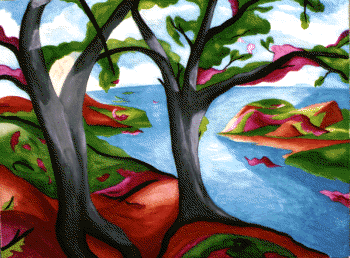
%> input picture codes/trees.tif, 350 x 258 px
$ octave image_huffman.m   (GNU Octave 9; MATLAB toolbox functions it lacks are replaced by stand-ins)
%> lines starting %> are read from the running program, lines starting %| are printed output that depends on the picture; long printed decimals are rounded
### codes/HuffmanCode.m
function code=HuffmanCode(X,P,bShow,bTree,VarianceType)
% code=HuffmanCode(X,P,bShow,bTree,VarianceType)
% Generate a Huffman code from a given random source (X,P).
% The output code is a cell array with the same structure as the
% huffmandict function.
% All symbols with zero probabilities will be removed from X, so they will
% not be stored in the output cell array at all.
% Different from the huffmandict function, P will be added to the output
% cell array as a third column since P may be used in future for some
% statistical purposes.

code=[];

if nargin<2
    disp('Two input arguments should be given as description of the random source to be coded!');
    return;
end
if nargin<5
    VarianceType='min'; % Minimizing variance.
    if nargin<3
        bShow=0;
    end
    if nargin<4
        bTree=bShow;
    end
end

n=numel(X);
P_n=numel(P);
if P_n>n
    disp('The probability distribution does not match the set of symbols!');
    return;
end
P=reshape(P,1,P_n);
if P_n<n
    disp('The number of probabilities is less than the number of symbols! Zero probabilities are appended!');
    P=[P zeros(1,n-P_n)];
end

index=find(P>0); % Find the non-zero probabilities.
X=X(index);
P=P(index); % Remove zero probabilities.

if sum(P)~=1
    P=P/sum(P); % Due to the quantization errors, most P will not satisfy the condition sum(P)==1.
end

n=numel(X);

if n==1
    if P==1
        disp('The given probability is an absolute event which does not need to be coded!');
        return;
    else
        disp('The given probability is not valid!');
        return;
    end
end

if ~iscell(X)
    X=num2cell(X); % Unify X as a cell array.
end

code=cell(n,3); % Initialize the output cell array.
code(:,1)=X; % Set the symbols.
code(:,3)=num2cell(reshape(P,n,1)); % Set the probabilities.

if n==2
    code{1,2}=logical(rand>0.5); % Randomly assign a bit to the first entry.
    code{2,2}=~code{1,2};
    if bShow
        EntropyCodeShow(code);
    end
    if bTree
        EntropyCodeTree(code,0,1);
    end
    return;
end

n2=n;

codewords=cell(1,n); % Initialize the Huffman table as an empty cell array.
tree=num2cell(1:n); % Initially, each element is a single node.

while 1 % Run until we have merge all nodes into a single tree.
    index=MinValues2(P,tree,VarianceType);
    bits(1)=(rand>0.5); bits(2)=1-bits(1); % Randomly assign 0/1 bits.
    for i=1:2
        t=tree{index(i)}; % Get the subtree.
        for j=1:numel(t)
            codewords{t(j)}=[bits(i) codewords{t(j)}]; % Insert the bit as a prefix.
        end
    end
    % Merge the two subtrees and the corresponding probabilities.
    tree{index(1)}=[tree{index(1)} tree{index(2)}];
    tree(index(2))=[]; % Remove the second subtree.
    P(index(1))=P(index(1))+P(index(2));
    P(index(2))=[]; % Remove the second probability.
    n2=n2-1;
    if n2<=1 % All nodes are merged in a single tree.
        break;
    end
end

code(:,2)=codewords;

if bShow
    EntropyCodeShow(code);
end
if bTree
    EntropyCodeTree(code,0,1);
end


function index=MinValues2(P,tree,VarianceType)
% Return the indices of two selected elements in P with the smallest
% value(s).
% VarianceType controls how the smallest elements are selected:
% 'min': minimize variance
% 'max': maximize variance
% 'rand': randomize variance (without considering variance at all)

if ismember(VarianceType,{'min','max'})
    n=numel(tree);
    tree_size=zeros(1,n);
    for i=1:n
        tree_size(i)=numel(tree{i});
    end
    % Create a new vector to store minimal values.
    P2=Inf(size(P));
    index=find(P==min(P));
    index_n=numel(index);
    if strcmpi(VarianceType,'min')
        P2(index)=ones(1,index_n)+tree_size(index);
    else % 'max'
        P2(index)=ones(1,index_n)-tree_size(index);
    end
    if index_n==1
        min1=P2(index);
        P(index)=Inf;
        index=find(P==min(P));
        if strcmpi(VarianceType,'min')
            P2(index)=min1+tree_size(index);
        else % 'max'
            P2(index)=min1+1+max(tree_size(index))-tree_size(index);
        end
    end
    P=P2; % Work on P2 instead of P.
end

i=find(P==min(P)); % Get the indices of all minimal values.
n=numel(i);

if n==2 % Only two elements are found.
    index=i;
    return;
end

if n>2
    n_p=randperm(n);
    index=i(n_p(1:2)); % Randomly choose two elements.
    return;
end

index(1)=i; % n==1
P(i)=Inf; % Exclude this value from the next search.
i=find(P==min(P));
n=numel(i);
if n==1 % Only one element is found.
    index(2)=i;
    return;
end
n_p=randperm(n);
index(2)=i(n_p(1)); % Randomly choose one element.

### codes/EntropyCodeShow.m
function EntropyCodeShow(code,P)
% EntropyCodeShow(code)
% Show an entropy code represented as a cell array, in which the first
% column stores the encoded symbols, the second one stores the
% corresponding codewords, and the third one stores the probabilities.
% When the third column does not exist (for example when code is the output
% of the huffmandict function), the second argument will be used instead.

if nargin<1
    disp('At least one argument is needed!');
    return;
end

if ~iscell(code)
    disp('The input code must be a cell array!');
    return;
end
code_size=size(code);
if code_size(2)==1
    disp('The input code must have at least two columns!');
    return;
end
if (code_size(2)==2 && nargin>=2)
    P=reshape(P,numel(P),1); % Ensure P is a column vector.
    P(P==0)=[]; % Remove zero probabilities.
    P_size=numel(P);
    if P_size>code_size(1)
        disp('The number of probabilities must not exceed the number of codewords!');
        return;
    end
    if P_size<code_size(1)
        P=[P;zeros(code_size(1)-P_size,1)]; % Pad zeros at the end of P.
    end
    % Transform P to a column cell vector and then append it to code as the
    % third column.
    code(:,3)=num2cell(P/sum(P));
    code_size(2)=3;
end

if ischar(code{1,1})
    symbol_type='%s';
elseif isinteger(code{1,1})
	symbol_type='%d';
elseif isfloat(code{1,1})
    symbol_type='%g';
else
    disp('Unknown symbol type!');
    return;
end

fprintf(sprintf('X={%s',symbol_type),code{1,1});
for i=2:code_size(1)
    fprintf(sprintf(' %s',symbol_type),code{i,1});
end
fprintf('}\n');
% Estimate the codeword length variance.
code_l=zeros(1,code_size(1));
for i=1:code_size(1)
    code_l(i)=numel(code{i,2});
end
if code_size(2)>=3 % Show the probabilities only when P is given.
    fprintf('P=[%g',code{1,3});
    fprintf(' %g', cell2mat(code(2:end,3)));
    fprintf(']\n');
end
fprintf('\nHuffman code f:X->Y={0,1} (%d entries):\n',code_size(1));
m=size(code,1);
for i=1:m
    fprintf(sprintf('f(x(%d)) = f(%s) =',i,symbol_type),code{i,1});
    fprintf(' %d',code{i,2});
    fprintf('\n');
end
fprintf('\nMinimal codeword length = %d, maximal codeword length = %d.\n',...
    min(code_l),max(code_l));
if code_size(2)>=3 % Show the probabilities only when P is given.
    ACwL=0;
    for i=1:code_size(1)
        ACwL=ACwL+code{i,3}*code_l(i);
    end
    entropy_P=entropyMRS([code{:,3}]);
    fprintf('Average codeword length = %g, H(X) = %g, redudancy = %g.\n',...
        ACwL,entropy_P,ACwL-entropy_P);
    log2m=ceil(log2(m));
    fprintf('Compression ratio w.r.t. naive binary coding = %d/%g = %g.\n',log2m,ACwL,log2m/ACwL);
end
fprintf('Codeword length variance = %g.\n',var(code_l));

### codes/EntropyCodeTree.m
function tree=EntropyCodeTree(code,bShow,bTree)
% tree=EntropyCodeTree(code,bShow,bTree)
% The output tree is represented as d+1 1-D cell arrays, each of which is an
% array of nodes at level i=0~d, where d is the depth of the tree,
% i.e., the maximal codeword length.

if nargin<1
    disp('A given code is needed!');
    return;
end

if ~iscell(code)
    disp('The given code must be represented as a cell array!');
    return;
end
code_size=size(code);
if code_size(2)==1
    disp('The given code must be a cell array with at least two columns!');
    return;
end

if nargin<2
    bShow=0;
end
if nargin<3
    bTree=bShow;
end

code_l=zeros(1,code_size(1));
for i=1:code_size(1)
    code_l(i)=numel(code{i,2});
end
d=max(code_l);

tree=cell(1,d+1); % The d+1 levels of the tree.
% The first level is the root node.
node=struct('indices',1:code_size(1),'children',[0 0],'node_number',1,'parent',0);
tree{1}=node;
node_number_total=1; % Total number of nodes.
for i=1:d % Level i => Level i+1
    level=i-1;
    i1=i+1;
    node_number=numel(tree{i}); % Number of nodes at Level i.
    node_number_i1=0; % Number of nodes at Level i+1
    for j=1:node_number
        indices=tree{i}(j).indices; % Indices stored in each node.
        n_j=numel(indices); % Number of symbols (indices) in each node.
        if (n_j==1 && code_l(indices(1))==level)
            continue; % This is a leaf node. No child nodes.
        end
        bits=zeros(1,n_j);
        for k=1:n_j
            % Note that code_l>i (i.e., >=ii) always holds, so we do not
            % need to verify this condition.
            bits(k)=code{indices(k),2}(i);
        end
        % Add new nodes.
        for k=0:1
            index=find(bits==k);
            if ~isempty(index)
                node_number_i1=node_number_i1+1;
                node_number_total=node_number_total+1;
                node=struct('indices',indices(index),'children',[0 0],...
                    'node_number',node_number_total,'parent',tree{i}(j).node_number);
                tree{i1}(node_number_i1)=node; % Add a new node into Level i+1.
                tree{i}(j).children(k+1)=node_number_i1; % Update the parent node.
            end
        end
    end
end

if (bShow || bTree)
    parents4plot=zeros(1,node_number_total);
    for i=1:d+1
        if bShow
            fprintf('Level %d: ', i-1);
        end
        node_number=numel(tree{i});
        for j=1:node_number
            node=tree{i}(j);
            parents4plot(node.node_number)=node.parent;
            if bShow
                fprintf('Node %d = {[%d',node.node_number,node.indices(1));
            end
            if (bShow && numel(node.indices)>1)
                fprintf(' %d',node.indices(2:end));
            end
            if bShow
                fprintf('];%d}',node.parent);
            end
            if (bShow && j<node_number)
                fprintf(', ');
            end
        end
        if bShow
            fprintf('\n');
        end
    end
    if bTree
        treeplot(parents4plot,'.','b-');
        title('Binary tree representation of entropy code');
    end
end

### codes/EntropyEncoder.m
function [y,ACwL]=EntropyEncoder(x,code,bShow)
% [y,ACwL]=EntropyEncoder(x,code,bShow)
% Given an entropy code, encode an input signal (can be of any dimension)
% into a cell array of the same dimension and of the same size.
% The input must be a normal array like a string or a numerical array.
% Each element in the first column of code must contain only ONE symbol.
% This means Tunstall coding is not supported.

y=[];
ACwL=0;

if nargin<2
    disp('Two input arguments should be given as input of the funciton!');
    return;
end

if ~iscell(code)
    disp('The second argument must be a cell array!');
    return;
end
code_size=size(code);
if code_size(2)==1
    disp('The second argument must be a cell array with at least two columns!');
    return;
end
code_symbols=cell2mat(code(:,1));

if nargin<3
    bShow=0; % Do not show the result by default, because there are too many.
end

n=numel(x);

% If only one element is to be encoded, we do not need to go through the
% whole process.
if n==1
    index=find(code_symbols==x);
    if isempty(index)
        disp('There is no such a symbol in the code!');
        return;
    end
    y{1}=code{index(1),2}; % y should always be a cell array.
    ACwL=numel(y{1});
    if bShow
        codeword_show(y{1},1);
    end
    return;
end

y=cell(size(x)); % Store the output as a cell array same as x.

X=unique(x(:)); % The set of all unique values in x.
X_n=numel(X);
X_index=zeros(1,X_n);
for i=1:X_n
    index=find(code_symbols==X(i));
    if isempty(index)
        X_index(i)=0; % This may happen when X is given as the third argument of the fuction.
    else
        X_index(i)=index(1); % Although index should of size 1, we do this to work with errorous code.
    end
end

% Transform x to be the index array to speed up the encoding process.
x_index=zeros(size(x));
for i=1:X_n
    x_index(x==X(i))=X_index(i);
end

for i=1:n
    index=x_index(i);
    if index==0
        fprintf('Invalid input symbol: x(%d)\n',i); % y{i}=[];
        continue;
    end
    y{i}=code{index,2};
    ACwL=ACwL+numel(y{i});
    if bShow
        codeword_show(y{i},i);
    end
end
ACwL=ACwL/n;

% [12 lines left out: function codeword_show, not called in this run]

### codes/EntropyDecoder_Cell.m
function x=EntropyDecoder_Cell(y,code,LUT_n)
% x=EntropyDecoder_Cell(y,code,LUT_n)
% Decode an encoded n-D cell matrix y to an n-D alphnumeric matrix x.
% y is the output of the function EntropyEncoder.
%
% LUT_n is a parameter about the tradeoff between the time and space
% complexity of the decoding process, which defines the number of partial
% LUTs used to directly retrieve the index of a given encoded symbol.
% The default value of LUT_n is 13, which corresponds to the maximal LUT of
% size 2^13.

x=[];

if nargin<2
    disp('Two input arguments should be given as input of the funciton!');
    return;
end

if ~iscell(y)
    disp('The first argument must be a cell array!');
    return;
end

if ~iscell(code)
    disp('The second argument must be a cell array!');
    return;
end
code_size=size(code);
if code_size(2)==1
    disp('The second argument must be a cell array with at least two columns!');
    return;
end

if ischar(code{1,1})
    x=char(zeros(size(y))); % Construct a character matrix if X is a set of characters.
else
    x=zeros(size(y)); % In other cases, construct a numeric matrix.
end
NaN_count=0;

n=numel(y);

% Store the indices of codewords of the same size.
% We do not use a tree because it may require too much momery and difficult
% to handle in MATLAB.
% This can be considered as a space-time-balanced solution.
d=EntropyCodeTreeDepth(code);
indices=cell(1,d);
for i=1:code_size(1)
    l=numel(code{i,2});
    indices{l}=[i indices{l}];
end
% Construct LUT_d partial LUTs for even faster decoding.
% This can be considered as a more advanced space-time-balanced solution.
if nargin<3
    LUT_n=13; % This is a value to balance time and space complexity.
end
LUT_n=min(d,LUT_n); % The number of partial LUTs to be built.
LUTs=cell(1,LUT_n);
% Define a quick bin2dec function to transform a binary vector to a decimal
% number, which is much faster (20 times!!) than using bin2dec(num2str(b)).
bin2dec_quick=@(x) sum(x.*2.^(numel(x)-1:-1:0));
for i=1:LUT_n
    i2=2^i;
    LUTs{i}=zeros(1,i2); % 0 = invalid indices (valid ones are 1-based).
    j=numel(indices{i});
    for k=1:j
        index=indices{i}(k);
        LUTs{i}(bin2dec_quick(code{index,2})+1)=index;
    end
end

codewords=code(:,2);
for i=1:n
    if isempty(y{i}) % Null codewords in y.
        x(i)=NaN; % Not a decoded symbol, which can be later replaced by a special value v by x(isnan(x))=v.
        NaN_count=NaN_count+1;
        continue;
    end

    % Find the index of the current codeword y{i}.
    codeword=y{i};
    l=numel(codeword);
    if l<=LUT_n % If there is a LUT, directly look for the index.
        index=LUTs{l}(bin2dec_quick(codeword)+1);
    else % Otherwise, search the index in the l-th index subset.
        indices_l=indices{l};
        indices_l_size=numel(indices_l);
        index=0; % 0 means the codeword is not found.
        for j=1:indices_l_size
            if isequal(codeword,codewords{indices_l(j)})
                index=indices_l(j); % There should be only one such codeword.
                break;
            end
        end
    end

    if index==0
        x(i)=NaN;
        NaN_count=NaN_count+1;
    else
        x(i)=code{index,1}(1); % There should be only one element in code{index,1}.
    end
end
if NaN_count>0
    fprintf('The number of invalid codewords: %d.\n',NaN_count);
end

### codes/EntropyCodeTreeDepth.m
function d=EntropyCodeTreeDepth(code)
% d=EntropyCodeTreeDepth(code)
% Calculate the depth (height) of the binary tree representation of an
% entropy code, i.e., the longest codeword length in the code.

d=0;

if nargin<1
    disp('One input argument is needed!');
    return;
end

if ~iscell(code)
    disp('The second argument must be a cell array!');
    return;
end
code_size=size(code);
if code_size(2)==1
    disp('The second argument must be a cell array with at least two columns!');
    return;
end

code_l=zeros(1,code_size(1));
for i=1:code_size(1)
    code_l(i)=numel(code{i,2});
end
d=max(code_l);

### codes/EntropyDecoder.m
function x=EntropyDecoder(y,code,LUT_n)
% x=EntropyDecoder(y,code)
% x=EntropyDecoder(y,code,LUT_n)
% An entropy decoder which work with encoded messages represented as both
% cell arrays and bitstreams.
% It checks the type of the encoded message y and invoke
% EntropyDecoder_Cell or EntropyDecoder_BS accordingly.

x=[];

if nargin<2
    disp('Two input arguments should be given as input of the funciton!');
    return;
end

if nargin<3
    LUT_n=13; % This is an optional argument of EntropyDecoder_Cell.
end

if iscell(y)
    x=EntropyDecoder_Cell(y,code,LUT_n);
else
    x=EntropyDecoder_BS(y,code);
end

### codes/entropyMRS.m
function H=entropyMRS(P,b)
% H=entropyMRS(P,b)
% Calculate the entropy of a given memoryless random source with the
% probability distribution P.
% b is the base of the entropy (default: 2).
% If sum(P)~=1, then adjust the probability as P=P/sum(P).
% This corresponds to the case that each element of P denotes the number of
% occurrences of a symbol.
% Such a normalization process is also useful to overcome problems caused
% by quantization errors.
% All zero probabilities will be removed because they are singular.
% NOTE: The function is named "entropyMRS" because "entropy" has been used
% by another function in the Image Processing Toolbox.
% "MRS" is the abbreviation of "memoryless random source".
% Type "help entropy" for more information about another entropy function.

if nargin<1
    disp('At least one argument is needed!');
    return;
end

if nargin<2
    b=2;
end

% Allow the representation of the base e as 'e'.
if b(1)=='e'
    b=exp(1);
end

% Remove zero probabilities.
P(P==0)=[];

% Adjust P according to the value of sum(P).
if sum(P)~=1
    P=P/sum(P);
end

% Calculate the entropy to base 2.
H=-sum(P.*log2(P));

% Adjust the entropy according to the base.
if b~=2
    H=H/log2(b);
end

### codes/image_huffman.m
% ************************
% Hufmman Coding Example %
%  By Mansouri Anas
% ************************

% Setup the MATLAB console
clc;
clear all;
%close all;
% Define the character string
[x,map]=imread('trees.tif');
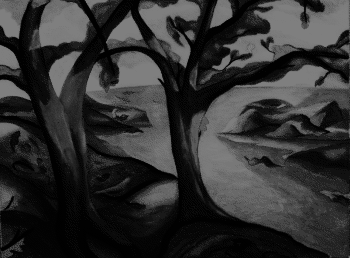
%> x: size 258x350 uint8; min 0, max 127, mean 49.1
%> map = 256 rows, first 12: [0 0 0; 0.0627 0.0627 0.0314; 0.29 0.0314 0; 0 0 1; 0.29 0.0627 0.0627; 0.388 0.0314 0.0941; 0.451 0.0627 0; 0.259 0.161 0.0627; 0.0941 0.259 0.0314; 0.224 0.192 0.224; 0.192 0.224 0.224; 0.549 0.0627 0.129]
imshow(x)
[n m]=size(x);
%> n = 258; m = 350
X=[0:255];
P=imhist(x)
%> P = 256 values, max 9980 at index 2, min 0 at index 4, mean 352.7
code=HuffmanCode(X,P);
%> in HuffmanCode, `index=find(P>0);`: index = 123 values from 1 to 128
%> in HuffmanCode, `X=X(index);`: X = 123 values from 0 to 127
%> in HuffmanCode, `P=P(index);`: P = 123 values, max 9980 at index 2, min 1 at index 117, mean 734.1
%> in HuffmanCode, `P=P/sum(P);`: P = 123 values, max 0.111 at index 2, min 1.11e-05 at index 117, mean 0.00813
%> in HuffmanCode, `n=numel(X);`: n = 123
%> in HuffmanCode, `X=num2cell(X);`: X = 123 items
%> in HuffmanCode, `code=cell(n,3);`: code = 369 items
%> in HuffmanCode, `n2=n;`: n2 = 123
%> in HuffmanCode, `codewords=cell(1,n);`: codewords = 123 items
%> the loop in HuffmanCode, `while 1` made 122 passes
%> (index, index_n in MinValues2, min1 in MinValues2, n2) on passes 1 to 12: ([117 63], 1, 2, 122), ([116 43], 1, 3, 121), ([57 44], 1, 2, 120), ([90 65], 1, 2, 119), ([31 26], 1, 2, 118), ([112 77], 1, 4, 117), ([88 72], 1, 2, 116), ([55 100], 1, 3, 115), ([73 86], 1, 2, 114), ([60 26], 1, 2, 113), ([48 29], 1, 2, 112), ([100 85], 1, 2, 111)
%> (index_n in MinValues2, n2) on passes 15, 25, 26, 28, 37, 45: (2, 108), (2, 98), (2, 97), (2, 95), (2, 86), (2, 78)
%> after the loop in HuffmanCode, `while 1`: bits = [false true]; n2 = 1; tree = 1 item
%> code = 369 items
EntropyCodeShow(code)
%> in EntropyCodeShow, `code_size=size(code);`: code_size = [123 3]
%> the loop in EntropyCodeShow, `for i=2:code_size(1)` made 122 passes
%> the loop in EntropyCodeShow, `for i=1:code_size(1)` made 123 passes
%> after the loop in EntropyCodeShow, `for i=1:code_size(1)`: code_l = 123 values, max 13 at index 63, min 3 at index 2, mean 8.43
%> (printed output is left out)
%| Huffman code f:X->Y={0,1} (123 entries):
%> in EntropyCodeShow, `m=size(code,1);`: m = 123
%> the loop in EntropyCodeShow, `for i=1:m` made 123 passes
%| f(x(1)) = f(0) = 1 0 0 1 0 0 0
%| f(x(2)) = f(1) = 0 1 1
%| f(x(3)) = f(2) = 0 0 1 0 1
%| f(x(4)) = f(4) = 0 1 0 0 1 1
%| f(x(5)) = f(5) = 0 0 1 1 1 0
%| f(x(6)) = f(6) = 1 0 0 1 1
%| f(x(7)) = f(7) = 1 0 0 0 0 1
%| f(x(8)) = f(8) = 1 1 1 1 0
%> (further printed lines are left out)
%| Minimal codeword length = 3, maximal codeword length = 13.
%> the loop in EntropyCodeShow, `for i=1:code_size(1)` made 123 passes
%> ACwL on passes 1 to 12: 0.0639, 0.395, 0.521, 0.607, 0.684, 0.855, 0.957, 1.14, 1.17, 1.37, 1.44, 1.54
%| Average codeword length = 5.730, H(X) = 5.701, redudancy = 0.0291313.
%| Compression ratio w.r.t. naive binary coding = 7/5.730 = 1.22169.
%| Codeword length variance = 4.0833.
EntropyCodeTree(code,1);
%> the loop in EntropyCodeTree, `for i=1:code_size(1)` made 123 passes
%> the loop in EntropyCodeTree, `for i=1:d` made 13 passes
%> the loop in EntropyCodeTree, `for i=1:d+1` made 14 passes
%> (printed output is left out)
x_e=EntropyEncoder(x,code);
%> the loop in EntropyEncoder, `for i=1:X_n` made 123 passes
x_d=EntropyDecoder(x_e,code);
%> in EntropyDecoder_Cell, `x=zeros(size(y));`: x: size 258x350 double; every value is 0
%> the loop in EntropyCodeTreeDepth, `for i=1:code_size(1)` made 123 passes
%> the loop in EntropyDecoder_Cell, `for i=1:code_size(1)` made 123 passes
%> the loop in EntropyDecoder_Cell, `for i=1:LUT_n` made 13 passes
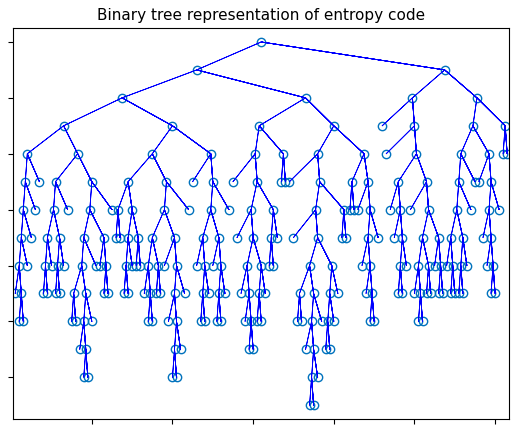
%> figure redrawn from the program's plot data
figure;
imshow(x_d,[0 255])
l=0.0;
taux_compression=length(x_e)/(n*m*8)%taux de compression
Rapport_de_compression=((n*m*8)-length(x_e))/((n*m*8))
